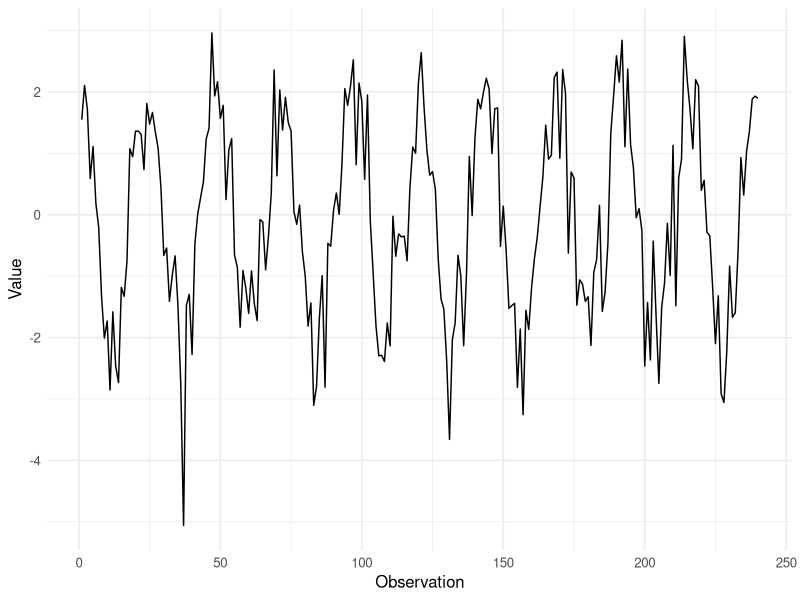
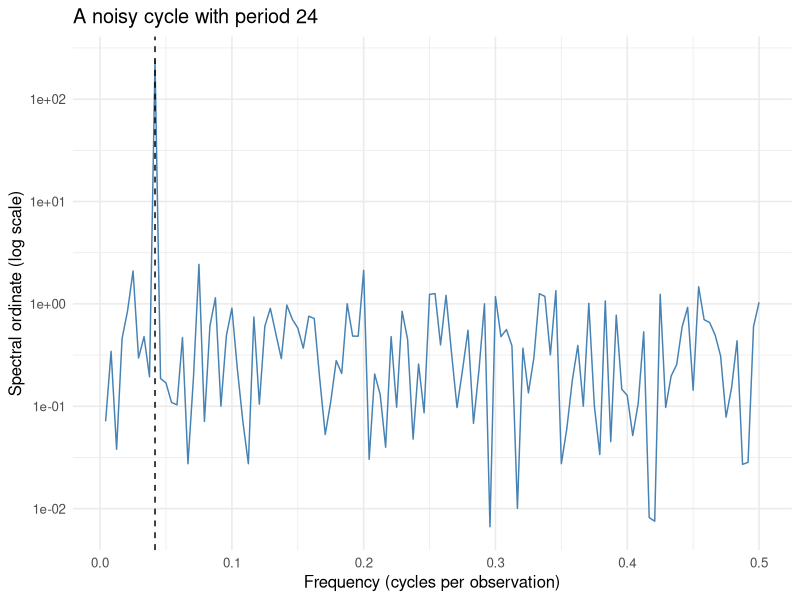
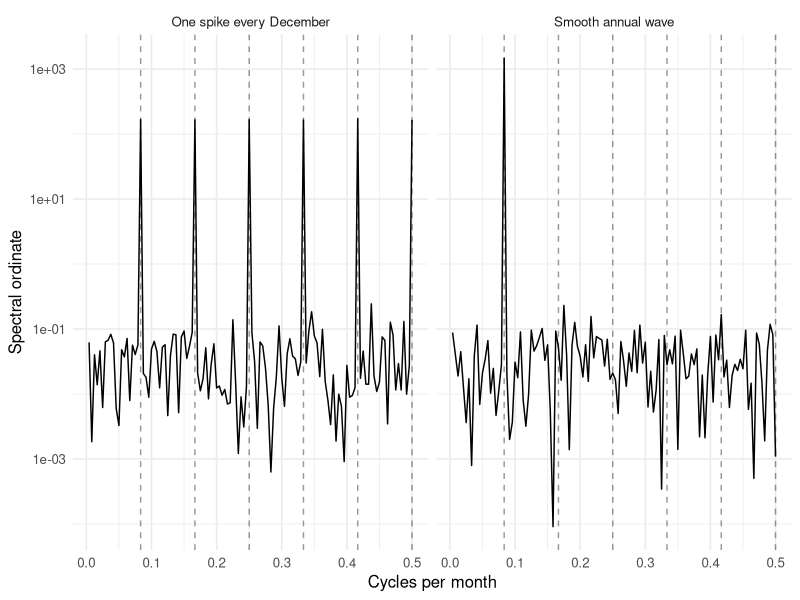
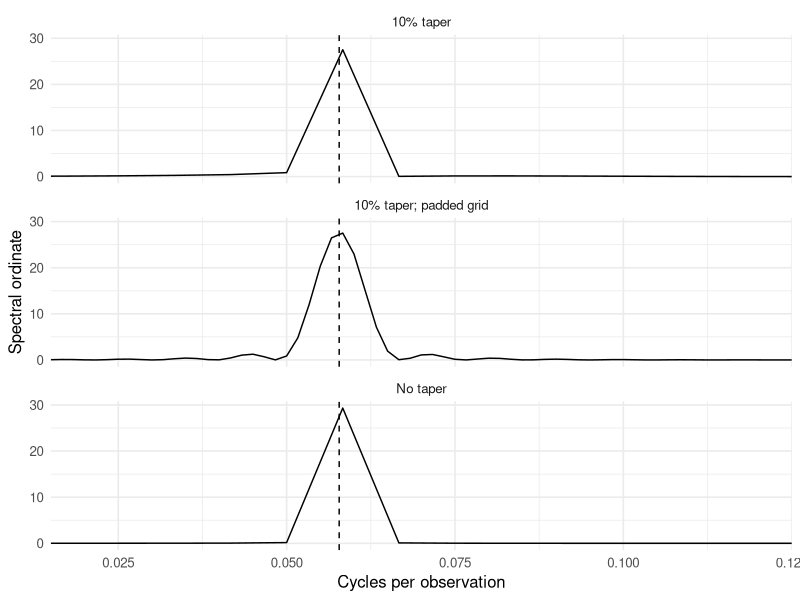
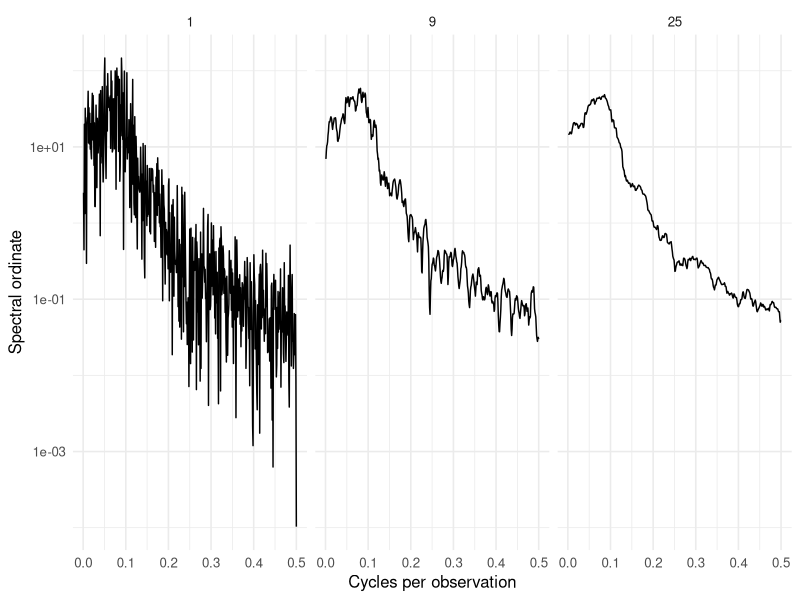
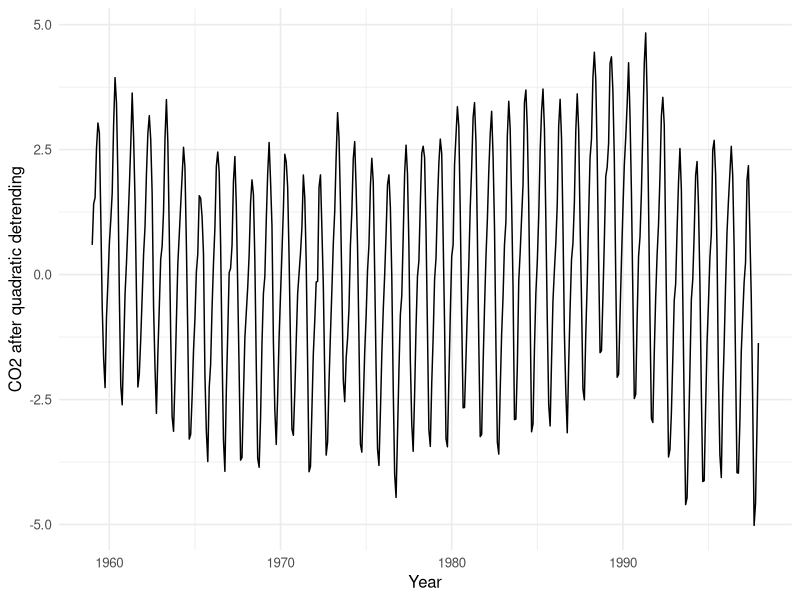
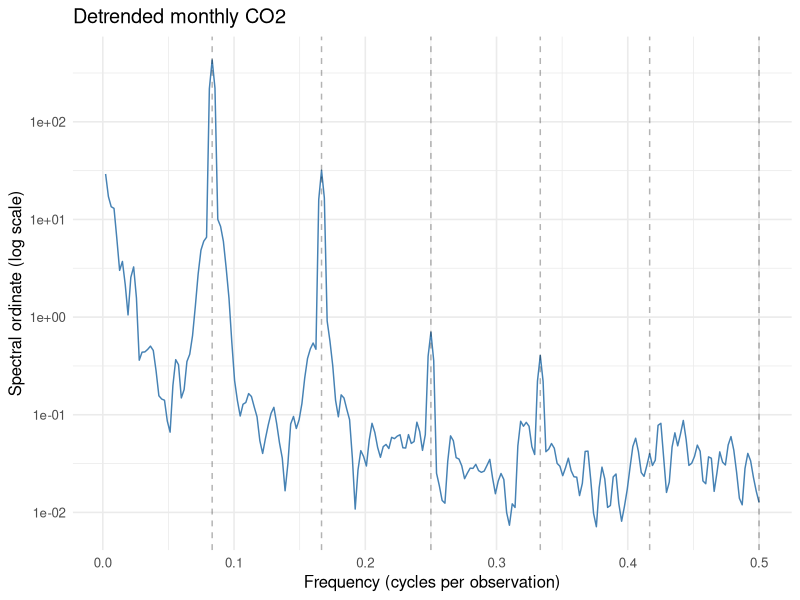
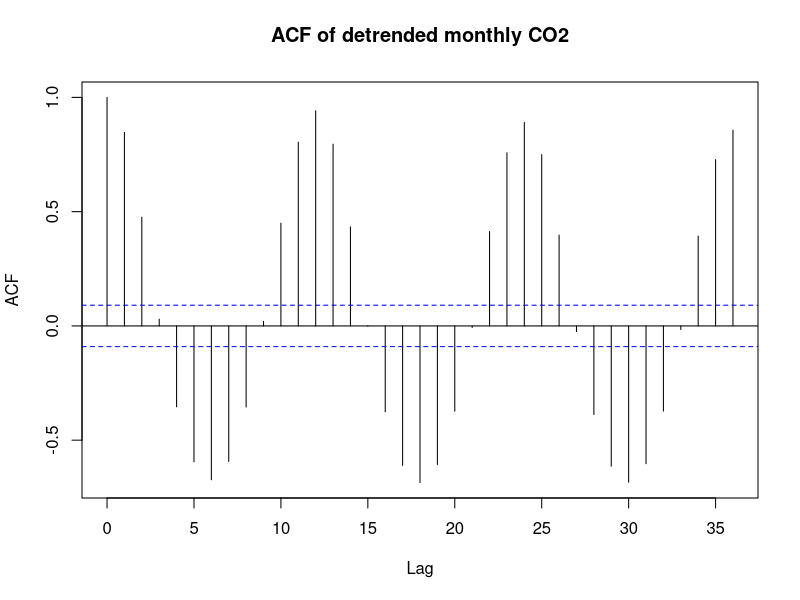

The R source for these figures, in order:
## ---- chunk 1
library(ggplot2)
library(dplyr)
theme_set(theme_minimal(base_size = 12))
## ---- chunk 2
units <- data.frame(example = c("Monthly annual cycle", "Quarterly annual cycle",
                               "Hourly daily cycle", "Daily weekly cycle"),
                    period = c(12, 4, 24, 7)) |>
  mutate(f = 1 / period, omega = 2 * pi * f)
units
## ---- chunk 3
spectrum_df <- function(x, spans = NULL, taper = 0.1, detrend = TRUE,
                        pad = 0, fast = FALSE) {
  s = spec.pgram(as.numeric(x), spans = spans, taper = taper,
                  detrend = detrend, demean = !detrend,
                  pad = pad, fast = fast, plot = FALSE)
  data.frame(frequency = as.numeric(s$freq), power = as.numeric(s$spec))
}

plot_spectrum <- function(d, title = NULL) {
  ggplot(d, aes(frequency, pmax(power, .Machine$double.eps))) +
    geom_line(colour = "steelblue") + scale_y_log10() +
    labs(x = "Frequency (cycles per observation)",
         y = "Spectral ordinate (log scale)", title = title)
}

top_peaks <- function(d, number = 5) {
  # Local maxima, so a broad peak is not reported as five adjacent frequencies.
  k = which(d$power > c(-Inf, head(d$power, -1)) &
               d$power >= c(tail(d$power, -1), -Inf))
  d[k, ] |> arrange(desc(power)) |> slice_head(n = number) |>
    mutate(period_observations = 1 / frequency)
}
## ---- chunk 4
raw_periodogram <- function(x) {
  x = as.numeric(x) - mean(x)
  n = length(x)
  j = seq_len(floor(n / 2))
  data.frame(frequency = j / n, power = Mod(fft(x)[j + 1])^2 / n)
}

set.seed(24)
n <- 240
t <- seq_len(n)
wave <- 2 * cos(2*pi*t/24) + rnorm(n, sd = 0.7)
ggplot(data.frame(t, wave), aes(t, wave)) + geom_line() +
  labs(x = "Observation", y = "Value")
manual <- raw_periodogram(wave)
builtin <- spectrum_df(wave, taper = 0, detrend = FALSE)
stopifnot(isTRUE(all.equal(manual$power, builtin$power, tolerance = 1e-8)))
plot_spectrum(manual, "A noisy cycle with period 24") +
  geom_vline(xintercept = 1/24, linetype = 2)
top_peaks(manual, 3)

# Parseval check: double interior positive frequencies, but not the Nyquist bin.
weights <- ifelse(abs(manual$frequency - 0.5) < 1e-12, 1, 2)
c(variance_divisor_n = mean((wave - mean(wave))^2),
  spectral_sum = sum(weights * manual$power) / n,
  R_sample_variance = var(wave))
stopifnot(abs(sum(weights * manual$power)/n - mean((wave - mean(wave))^2)) < 1e-8)
## ---- chunk 5
set.seed(61)
tm <- 1:240
seasonal_examples <- bind_rows(
  data.frame(t = tm, y = 5 * sin(2*pi*tm/12) + rnorm(240, sd = 0.2),
             pattern = "Smooth annual wave"),
  data.frame(t = tm, y = 10 * as.integer(tm %% 12 == 0) + rnorm(240, sd = 0.2),
             pattern = "One spike every December"))
season_spectra <- bind_rows(lapply(split(seasonal_examples, seasonal_examples$pattern), function(d) {
  transform(spectrum_df(d$y, taper = 0, detrend = FALSE), pattern = d$pattern[1])
}))
ggplot(season_spectra, aes(frequency, power)) + geom_line() +
  scale_y_log10() + geom_vline(xintercept = (1:6)/12, linetype = 2, alpha = 0.4) +
  facet_wrap(~pattern) + labs(x = "Cycles per month", y = "Spectral ordinate")
## ---- chunk 6
off_grid <- cos(2*pi*(1:120)/17.3)
leakage <- bind_rows(
  transform(spectrum_df(off_grid, taper = 0, detrend = FALSE), method = "No taper"),
  transform(spectrum_df(off_grid, taper = 0.1, detrend = FALSE), method = "10% taper"),
  transform(spectrum_df(off_grid, taper = 0.1, detrend = FALSE, pad = 4),
            method = "10% taper; padded grid"))
ggplot(leakage, aes(frequency, power)) + geom_line() +
  geom_vline(xintercept = 1/17.3, linetype = 2) +
  facet_wrap(~method, ncol = 1) + coord_cartesian(xlim = c(0.02, 0.12)) +
  labs(x = "Cycles per observation", y = "Spectral ordinate")
## ---- chunk 7
set.seed(71)
ar2 <- as.numeric(arima.sim(list(ar = c(1.5, -0.75)), n = 1024))
smoothing <- bind_rows(lapply(c(1, 9, 25), function(span) {
  transform(spectrum_df(ar2, spans = if (span == 1) NULL else span), span = span)
}))
ggplot(smoothing, aes(frequency, power)) + geom_line() +
  scale_y_log10() + facet_wrap(~span) +
  labs(x = "Cycles per observation", y = "Spectral ordinate")
## ---- chunk 8
co2_y <- as.numeric(co2)
co2_t <- seq_along(co2_y)
co2_trend <- lm(co2_y ~ co2_t + I(co2_t^2))
co2_resid <- residuals(co2_trend)
ggplot(data.frame(t = as.numeric(time(co2)), value = co2_resid), aes(t, value)) +
  geom_line() + labs(x = "Year", y = "CO2 after quadratic detrending")
co2_spec <- spectrum_df(co2_resid, spans = 3, detrend = FALSE)
plot_spectrum(co2_spec, "Detrended monthly CO2") +
  geom_vline(xintercept = (1:6)/12, linetype = 2, alpha = 0.3)
top_peaks(co2_spec)
## ---- chunk 9
acf(co2_resid, lag.max = 36, main = "ACF of detrended monthly CO2")
